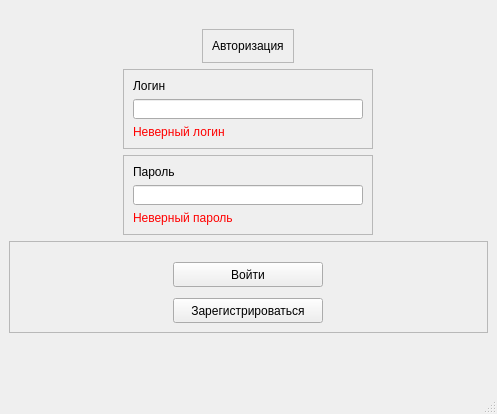
<?xml version="1.0" encoding="UTF-8"?>
<ui version="4.0">
 <class>MainWindow</class>
 <widget class="QMainWindow" name="MainWindow">
  <property name="enabled">
   <bool>true</bool>
  </property>
  <property name="geometry">
   <rect>
    <x>0</x>
    <y>0</y>
    <width>497</width>
    <height>414</height>
   </rect>
  </property>
  <property name="maximumSize">
   <size>
    <width>800</width>
    <height>600</height>
   </size>
  </property>
  <property name="baseSize">
   <size>
    <width>497</width>
    <height>414</height>
   </size>
  </property>
  <property name="windowTitle">
   <string>MainWindow</string>
  </property>
  <property name="styleSheet">
   <string notr="true"/>
  </property>
  <widget class="QWidget" name="centralwidget">
   <layout class="QVBoxLayout" name="verticalLayout">
    <item alignment="Qt::AlignHCenter|Qt::AlignBottom">
     <widget class="QFrame" name="frame_4">
      <property name="maximumSize">
       <size>
        <width>16777215</width>
        <height>60</height>
       </size>
      </property>
      <property name="frameShape">
       <enum>QFrame::StyledPanel</enum>
      </property>
      <property name="frameShadow">
       <enum>QFrame::Raised</enum>
      </property>
      <layout class="QVBoxLayout" name="verticalLayout_5">
       <property name="topMargin">
        <number>9</number>
       </property>
       <item>
        <widget class="QLabel" name="label_3">
         <property name="maximumSize">
          <size>
           <width>16777215</width>
           <height>16777215</height>
          </size>
         </property>
         <property name="text">
          <string>Авторизация</string>
         </property>
        </widget>
       </item>
      </layout>
     </widget>
    </item>
    <item alignment="Qt::AlignHCenter|Qt::AlignVCenter">
     <widget class="QFrame" name="frame">
      <property name="sizePolicy">
       <sizepolicy hsizetype="Preferred" vsizetype="Preferred">
        <horstretch>0</horstretch>
        <verstretch>0</verstretch>
       </sizepolicy>
      </property>
      <property name="minimumSize">
       <size>
        <width>250</width>
        <height>0</height>
       </size>
      </property>
      <property name="maximumSize">
       <size>
        <width>16777215</width>
        <height>80</height>
       </size>
      </property>
      <property name="baseSize">
       <size>
        <width>0</width>
        <height>0</height>
       </size>
      </property>
      <property name="frameShape">
       <enum>QFrame::StyledPanel</enum>
      </property>
      <property name="frameShadow">
       <enum>QFrame::Raised</enum>
      </property>
      <layout class="QVBoxLayout" name="verticalLayout_2">
       <item alignment="Qt::AlignBottom">
        <widget class="QLabel" name="label">
         <property name="maximumSize">
          <size>
           <width>200</width>
           <height>50</height>
          </size>
         </property>
         <property name="text">
          <string>Логин</string>
         </property>
        </widget>
       </item>
       <item>
        <widget class="QLineEdit" name="loginEdit"/>
       </item>
       <item>
        <widget class="QLabel" name="loginErrorLabel">
         <property name="enabled">
          <bool>true</bool>
         </property>
         <property name="styleSheet">
          <string notr="true">color: rgb(255, 0, 0);</string>
         </property>
         <property name="text">
          <string>Неверный логин</string>
         </property>
        </widget>
       </item>
      </layout>
     </widget>
    </item>
    <item alignment="Qt::AlignHCenter">
     <widget class="QFrame" name="frame_2">
      <property name="sizePolicy">
       <sizepolicy hsizetype="Preferred" vsizetype="Preferred">
        <horstretch>0</horstretch>
        <verstretch>0</verstretch>
       </sizepolicy>
      </property>
      <property name="minimumSize">
       <size>
        <width>250</width>
        <height>0</height>
       </size>
      </property>
      <property name="maximumSize">
       <size>
        <width>16777215</width>
        <height>80</height>
       </size>
      </property>
      <property name="baseSize">
       <size>
        <width>0</width>
        <height>0</height>
       </size>
      </property>
      <property name="frameShape">
       <enum>QFrame::StyledPanel</enum>
      </property>
      <property name="frameShadow">
       <enum>QFrame::Raised</enum>
      </property>
      <layout class="QVBoxLayout" name="verticalLayout_3">
       <item alignment="Qt::AlignBottom">
        <widget class="QLabel" name="label_2">
         <property name="maximumSize">
          <size>
           <width>200</width>
           <height>50</height>
          </size>
         </property>
         <property name="text">
          <string>Пароль</string>
         </property>
        </widget>
       </item>
       <item>
        <widget class="QLineEdit" name="passwordEdit">
         <property name="minimumSize">
          <size>
           <width>0</width>
           <height>20</height>
          </size>
         </property>
        </widget>
       </item>
       <item>
        <spacer name="verticalSpacer_3">
         <property name="sizeHint" stdset="0">
          <size>
           <width>20</width>
           <height>40</height>
          </size>
         </property>
        </spacer>
       </item>
       <item>
        <widget class="QLabel" name="passwordErrorLabel">
         <property name="enabled">
          <bool>true</bool>
         </property>
         <property name="styleSheet">
          <string notr="true">color: rgb(255, 0, 0);</string>
         </property>
         <property name="text">
          <string>Неверный пароль</string>
         </property>
        </widget>
       </item>
      </layout>
     </widget>
    </item>
    <item alignment="Qt::AlignTop">
     <widget class="QFrame" name="frame_3">
      <property name="maximumSize">
       <size>
        <width>16777215</width>
        <height>16777215</height>
       </size>
      </property>
      <property name="frameShape">
       <enum>QFrame::StyledPanel</enum>
      </property>
      <property name="frameShadow">
       <enum>QFrame::Raised</enum>
      </property>
      <layout class="QVBoxLayout" name="verticalLayout_4">
       <property name="topMargin">
        <number>20</number>
       </property>
       <property name="bottomMargin">
        <number>9</number>
       </property>
       <item alignment="Qt::AlignHCenter">
        <widget class="QPushButton" name="pushButton">
         <property name="minimumSize">
          <size>
           <width>150</width>
           <height>25</height>
          </size>
         </property>
         <property name="maximumSize">
          <size>
           <width>120</width>
           <height>16777215</height>
          </size>
         </property>
         <property name="text">
          <string>Войти</string>
         </property>
        </widget>
       </item>
       <item>
        <spacer name="verticalSpacer">
         <property name="orientation">
          <enum>Qt::Vertical</enum>
         </property>
         <property name="sizeHint" stdset="0">
          <size>
           <width>20</width>
           <height>5</height>
          </size>
         </property>
        </spacer>
       </item>
       <item alignment="Qt::AlignHCenter">
        <widget class="QPushButton" name="registerButton">
         <property name="minimumSize">
          <size>
           <width>150</width>
           <height>25</height>
          </size>
         </property>
         <property name="maximumSize">
          <size>
           <width>120</width>
           <height>16777215</height>
          </size>
         </property>
         <property name="text">
          <string>Зарегистрироваться</string>
         </property>
        </widget>
       </item>
      </layout>
     </widget>
    </item>
    <item>
     <spacer name="verticalSpacer_2">
      <property name="orientation">
       <enum>Qt::Vertical</enum>
      </property>
      <property name="sizeType">
       <enum>QSizePolicy::Maximum</enum>
      </property>
      <property name="sizeHint" stdset="0">
       <size>
        <width>20</width>
        <height>50</height>
       </size>
      </property>
     </spacer>
    </item>
   </layout>
  </widget>
  <widget class="QMenuBar" name="menubar">
   <property name="geometry">
    <rect>
     <x>0</x>
     <y>0</y>
     <width>497</width>
     <height>21</height>
    </rect>
   </property>
  </widget>
  <widget class="QStatusBar" name="statusbar"/>
 </widget>
 <resources/>
 <connections/>
</ui>
